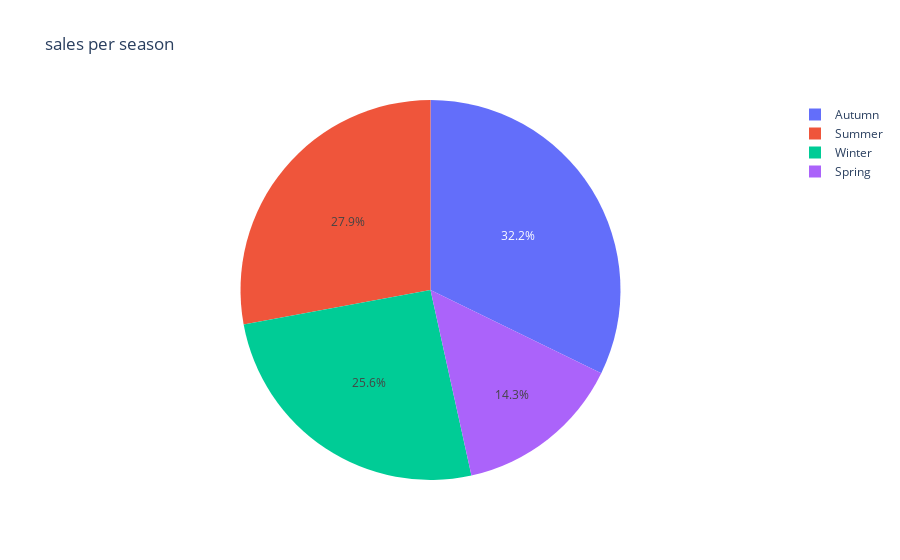

Source (notebook cell):
### Code cell
fig = pt.pie(data, values='COUNT', names='SEASONS',title='sales per season')
fig.show()

### Figure 1 — Plotly figure (JSON) as saved in the notebook; plotly's stock layout.template omitted (floating-point values rounded to 4 significant figures; data arrays with more than 128 entries replaced by an {"elided": "..."} marker saying what was removed)
{"data": [{"domain": {"x": [0, 1], "y": [0, 1]}, "hovertemplate": "SEASONS=%{label}<br>COUNT=%{value}<extra></extra>", "labels": {"elided": "731 str values"}, "legendgroup": "", "name": "", "showlegend": true, "type": "pie", "values": {"elided": "731 int values"}}], "layout": {"legend": {"tracegroupgap": 0}, "title": {"text": "sales per season"}}}
